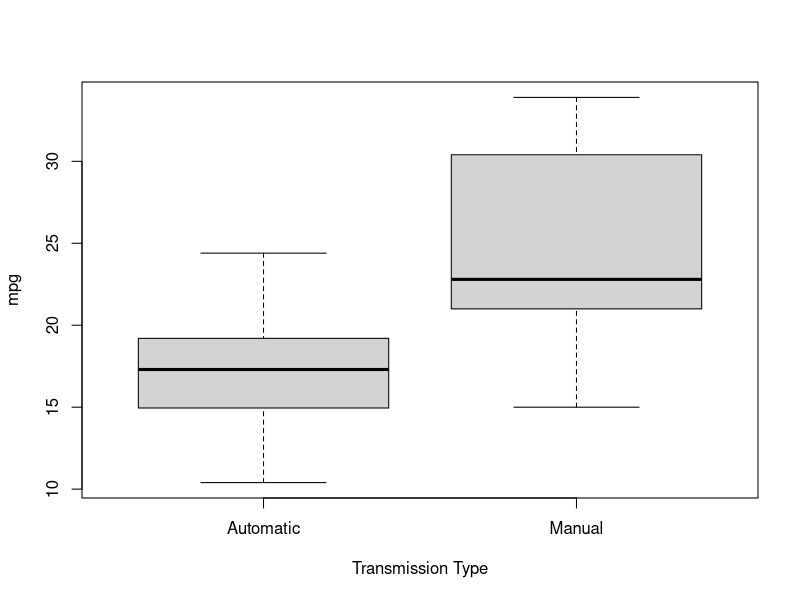
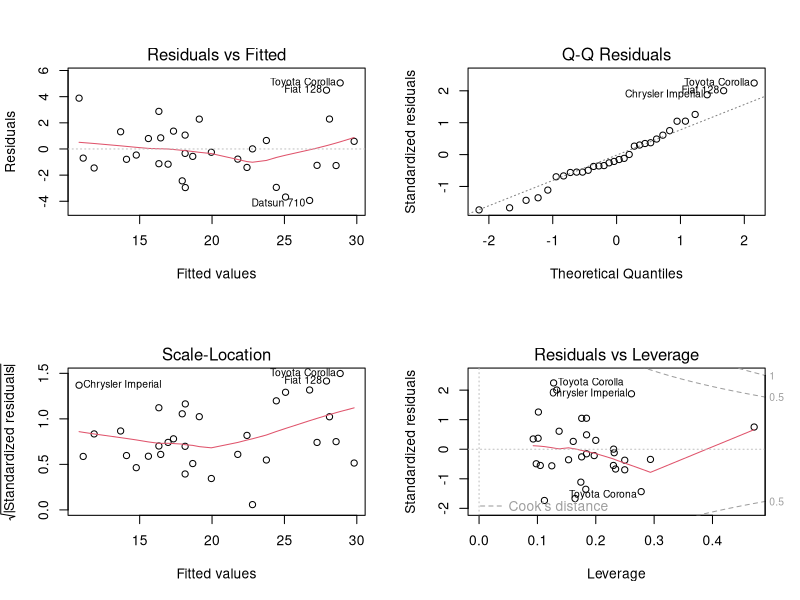
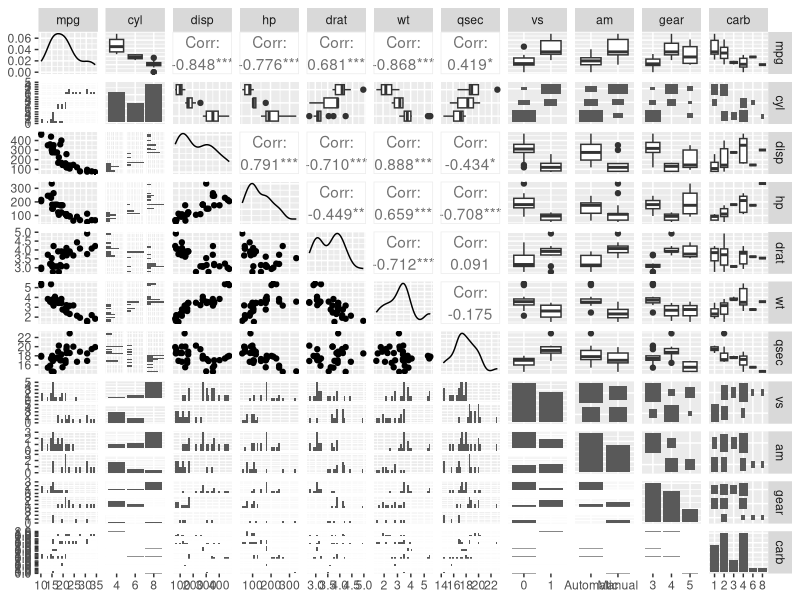

Generate these figures, in order, with R:
## ---- chunk 1
knitr::opts_chunk$set(echo = TRUE)
## ---- chunk 2
library(datasets)
data(mtcars)
summary(mtcars)
mtcars$cyl <- factor(mtcars$cyl)
mtcars$vs <- factor(mtcars$vs)
mtcars$gear <- factor(mtcars$gear)
mtcars$carb <- factor(mtcars$carb)
mtcars$am <- factor(mtcars$am,labels=c('Automatic','Manual'))
boxplot(mpg~am, mtcars, xlab="Transmission Type")

## ---- chunk 3
mpgam<- lm(mpg~factor(am), mtcars)
summary(mpgam)
## ---- chunk 4
mpgam_all<- lm(mpg~., mtcars)
summary(mpgam_all)
mpgam_cor<- lm(mpg~am+cyl+disp+hp+wt, mtcars)
mpgam_cor_nowt<- lm(mpg~am+cyl+hp+disp, mtcars)
mpgam_cor_noam<- lm(mpg~cyl+hp+disp, mtcars)
mpgam_cor_nodisp<- lm(mpg~am+cyl+hp+wt, data=mtcars)
mpgam_cor_noamdisp<- lm(mpg~cyl+hp+wt, data=mtcars)
anova(mpgam_all,
      mpgam_cor, 
      mpgam_cor_nowt,
      mpgam_cor_noam,
      mpgam_cor_nodisp, 
      mpgam_cor_noamdisp)
## ---- chunk 5
summary (mpgam_cor_nodisp)
par(mfrow = c(2, 2))
plot(mpgam_cor_nodisp)
t.test(mpg ~ am, data = mtcars)
## ---- chunk 6
lev<- hatvalues(mpgam_cor_nodisp)
tail(sort(lev),3)
tail(sort(dfbeta(mpgam_cor_nodisp)[,1]),3)
## ---- chunk 7
library(GGally)
library(ggplot2)
ggpairs(mtcars)
